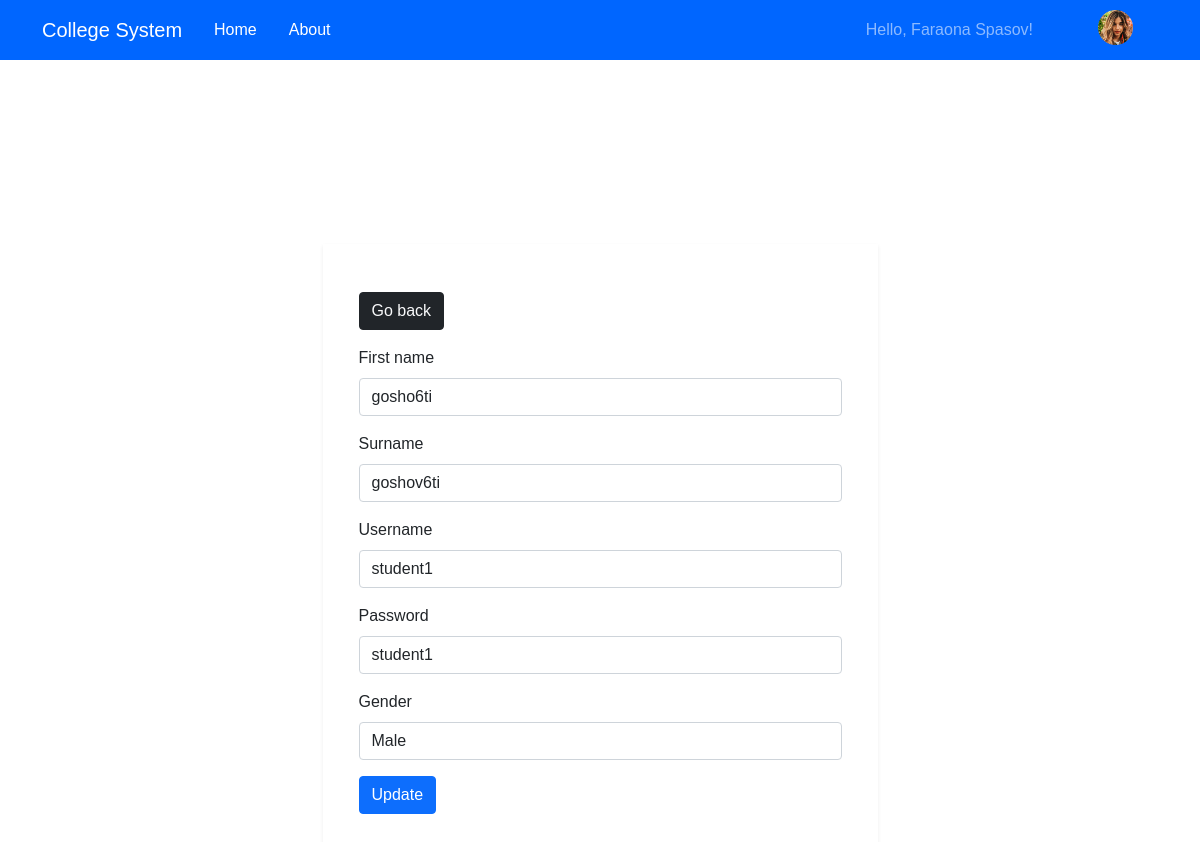
The app's page /update_entity.php?updateid=6 (signed in), older data.
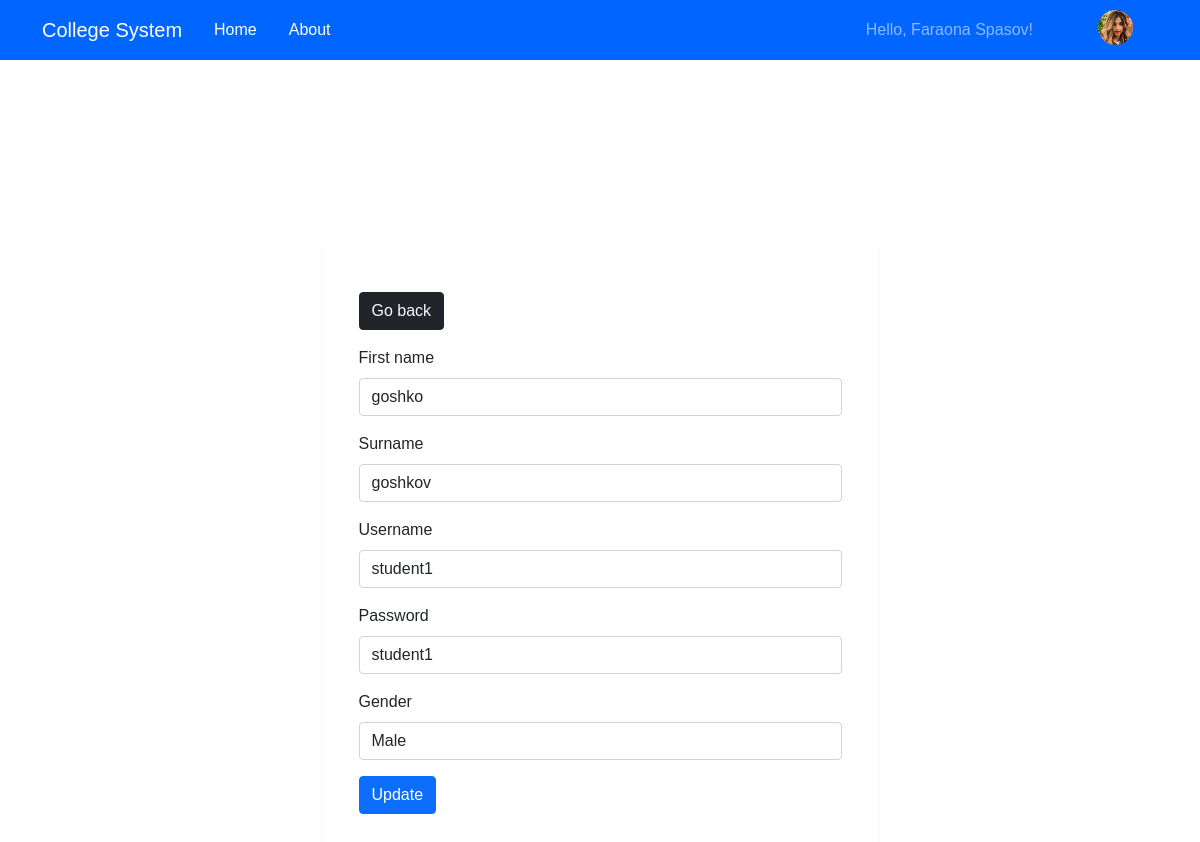
The same page, newer data.
### tables this page shows
CREATE TABLE `users` (
  `id` int(10) NOT NULL,
  `firstname` varchar(255) NOT NULL,
  `surname` varchar(255) NOT NULL,
  `username` varchar(255) NOT NULL,
  `password` varchar(255) NOT NULL,
  `role` varchar(255) NOT NULL,
  `department` int(11) NOT NULL,
  `faculty` int(11) NOT NULL,
  `rector_flag` tinyint(1) DEFAULT NULL
);

### update_entity.php (the view, shortened to what this page needs)
<?php
include("includes/connection.php");
$id = $_GET['updateid'];
$sql="SELECT * FROM users WHERE id=$id";
$result=mysqli_query($connect, $sql);
$row=mysqli_fetch_assoc($result);
extract($row);
?>
<!DOCTYPE html>
<html>
<head>
    <link rel="stylesheet" href="https://maxcdn.bootstrapcdn.com/bootstrap/4.0.0/css/bootstrap.min.css">
    <?php include("includes/header_links.php"); ?>
</head>
<body>
<?php include("includes/header_navigation.php"); ?>
<div class="container">
    <div class="col-md-12">
        <div class="row d-flex justify-content-center">
            <div class="col-md-6 shadow-sm" style="margin-top:100px;">
                <form method="post">
                    <div class="container my-5">
                        <p style = "line-height:1.4">
                            <button class="btn btn-dark"><a href="<?=$_SESSION['previous_url']?>" class="text-light">Go back</a></button>
                        </p>
                        <div class="form-group">
                            <label for="firstname">First name</label>
                            <input type="text" class="form-control" id="firstname" name="firstname" autocomplete="off"
                                   placeholder="Enter new first name..." value=<?php echo $firstname;?>>
                        </div>
                        <div class="form-group">
                            <label for="surname">Surname</label>
                            <input type="text" class="form-control" id="surname" name="surname" autocomplete="off"
                                   placeholder="Enter new surname..." value=<?php echo $surname;?>>
                        </div>
                        <div class="form-group">
                            <label for="username">Username</label>
                            <input type="text" class="form-control" id="username" name="username" autocomplete="off"
                                   placeholder="Enter new username..." value=<?php echo $username;?>>
                        </div>
                        <div class="form-group">
                            <label for="password">Password</label>
                            <input type="text" class="form-control" id="password" name="password" autocomplete="off"
                                   placeholder="Enter new password..." value=<?php echo $password;?>>
                        </div>
                        <div class="form-group">
                            <label for="gender">Gender</label>
                            <select class="form-control" id="gender" name="gender">
                                <option <?php echo ($gender == 'Male')? 'selected':''; ?>>Male</option>
                            </select>
                        </div>
                        <button type="submit" class="btn btn-primary" name="update">Update</button>
                </form>
            </div>
        </div>
    </div>
</div>
</body>
</html>

Row changes from the older to the newer data that the page shows:
changed users "student1": firstname "gosho6ti" → "goshko"; surname "goshov6ti" → "goshkov"
